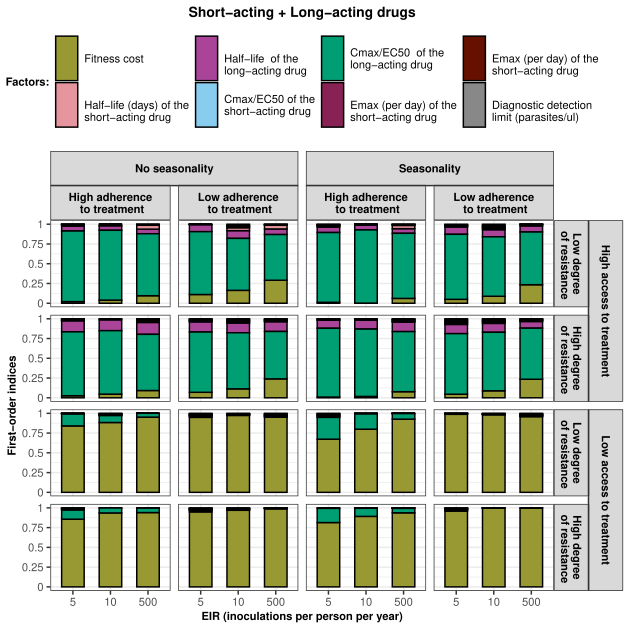

R code for this plot:
###############################################################################
# Code to visuals the first order indices of each factors on the selection    #
# coefficient estimated during the constrained global sensitivity analysis    #
# of parasite resistance to drug A+B (figure 2 A)                               #
#                                                                             #
# Input: Table of first and total order indices for each factor estimated     #                                                                            #
#        during the constrained global sensitivity analysis of drug B         #
#        (Data_first_order_indices_CSA_ACT.csv)                              #
#                                                                             #
# author: thiery Masserey (thiery.masserey@swisstph.ch)                       #
###############################################################################

# Load package  
library("ggh4x")
library("ggplot2")

# load the data
data <- read.csv(file = "/scicore/home/penny/masthi00/WF_spread/Visulaise_results/Paper/Figure 3-figure supplement 5-Source data 1.csv", header  = TRUE)

# transform the constrained variable into factor
data$Resistance_level <- factor(data$Resistance_level, levels = c("7", "18"))
data$Dosage <- factor(data$Dosage, levels = c("1", "0"))
data$EIR <- factor(data$EIR, levels = c("5", "10", "500"))
data$Treatment_access <- factor(data$Treatment_access, levels = c("0.5","0.04"))

# creat a lavel for each constrained variable
T.labs <- c("High access to treatment", "Low access to treatment")
names(T.labs) <- c("0.5", "0.04")
R.labs <- c("High degree\n of resistance", "Low degree\n of resistance")
names(R.labs) <- c("18", "7") 
D.labs <- c("High adherence\n to treatment", "Low adherence\n to treatment")
names(D.labs) <- c("1", "0")
S.labs <- c("No seasonality", "Seasonality")
names(S.labs) <- c("sesonality1", "sesonality2")

# define the break for the y axis
break_y <- c(0, 0.25, 0.5, 0.75, 1)
Label_yy <- c(0, 0.25, 0.5, 0.75, 1)

# ---- visualise the first order indices of each factors -----

# select the data
data_2 <- data[data$Effect == "First", ]

# order the level of each factors
data_2$Factor <- factor(data_2$Factor, levels = c(
  "Diangostic",
  "MKR_short",
  "MKR_long",
  "IC50_S_short",
  "half-life_short",
  "half-life_long",
  "Cmax/IC50",
  "Fitness"))

constant<-2
# visualise
PLOT<-ggplot(data_2, aes(x = EIR, y = First, fill = Factor)) +
  geom_col(color = "black", width = 0.6) +
  facet_nested(Treatment_access + Resistance_level ~ Seasonality + Dosage, labeller = labeller(Resistance_level = R.labs, Treatment_access = T.labs, Dosage = D.labs, Seasonality = S.labs)) +
  scale_fill_manual(
    values = c(
      "#999933",
      "#E6959F", "#AA4499",
      "#88CCEE", "#009E73",
      "#882255", "#661100",
      "#888888"),
    name = "Factors:",
    breaks = c("Fitness", "half-life_short", "half-life_long", "IC50_S_short", "Cmax/IC50", "MKR_short", "MKR_long", "Diangostic"),
    labels = c("\nFitness cost\n", "\nHalf-life (days) of the\nshort-acting drug", "\nHalf-life  of the\nlong-acting drug", "\nCmax/EC50 of the\nshort-acting drug\n", "\nCmax/EC50  of the\nlong-acting drug\n", "\nEmax (per day) of the\nshort-acting drug", "\nEmax (per day) of the\nshort-acting drug", "\nDiagnostic detection\nlimit (parasites/ul)")) +
  theme(axis.title = element_text(face = "bold")) +
  ylab("First-order indices") +
  xlab("EIR (inoculations per person per year)") +
  theme_bw() +
  theme(
    axis.text.x = element_text(size = 15/constant),
    axis.text.y = element_text(size = 15/constant),
    axis.title.x = element_text(size = 16/constant, face = "bold"),
    axis.title.y = element_text(size = 16/constant, face = "bold"),
    plot.title = element_text(size = 20/constant, hjust = 0.5, face = "bold")) +
  theme(legend.text = element_text(size = 16/constant)) +
  theme(legend.title = element_text(size = 16/constant, face = "bold")) +
  ggtitle(label = "Short-acting + Long-acting drugs") +
  theme(
    strip.text.x = element_text(size = 16/constant, color = "black", face = "bold"),
    strip.text.y = element_text(size = 16/constant, color = "black", face = "bold")) +
  scale_y_continuous(breaks = break_y, labels = Label_yy) +
  theme(legend.position="top", legend.box="vertical")  +
  guides(fill=guide_legend(nrow=2))

ggsave("/scicore/home/penny/masthi00/WF_spread/Visulaise_results/Paper/Figure 3-figure supplement 5.pdf",
       plot = PLOT, width = 16, height = 16, device="pdf", units = "cm", dpi = 300)
